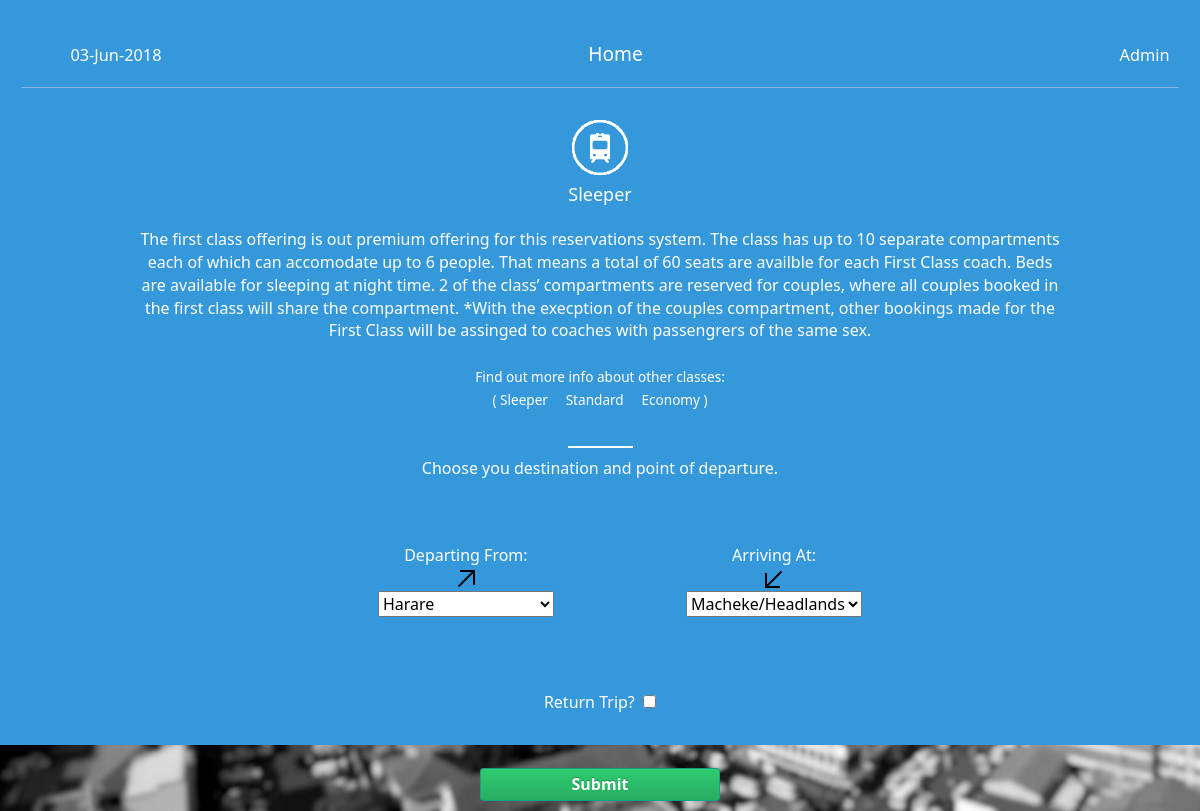
The app's page /about.php?class=SLP with its own data.
### tables this page shows
CREATE TABLE IF NOT EXISTS `class_info` (
  `class_id` varchar(3) NOT NULL DEFAULT '',
  `class_name` tinytext,
  `description` text
);

### about.php (the view, shortened to what this page needs)
<!DOCTYPE html>
<html>
<head>
<link rel="stylesheet" href="customCss.css">
</head>
<body>
 <div class='blue-top'>
		<p>
		    <span>
<?php
include("db_connection.php");
 extract($_GET);
 $qry = "SELECT * FROM class_info WHERE class_id='{$class}'";
 $xqt = mysqli_query($cxn, $qry);
 while ($row = mysqli_fetch_assoc($xqt)) {
     extract($row);
	 echo "<center style='margin-top: 2em;'>",
	 "<img src='img/train.png' class='train-icons'/>",
	 "<h4>$class_name</h4>";
	 echo "<p style='margin: 2% 10% 2% 10%;'>$description</p>";
	 global $cn;
	 $cn = $class_name;
}
 ?>
  <center>
		<small>
		Find out more info about other classes:
		<br/>
        (
		<a href='about.php?class=SLP'><span>Sleeper</span></a>
		<a href='about.php?class=STN'><span>Standard</span></a>
		<a href='about.php?class=ECO'><span>Economy</span></a>
		)
		</small>
	</center>
 </span>
 <br/>
 <img src='img/divider.png'/>
 <br/>
 Choose you destination and point of departure.
 <br/>
 <form method='POST' action='reservations.php?class=<?php echo $cn ?>'>
	  <ul id='traincons'>
	  <li>
	  Departing From:
	  <br/>
	  <img src='icns/right_up-24.png'>
	  <br/>
      <select name='sp' style=' color: black;'>
	      <option value='Harare'>Harare</option>
	  </select>
	  </li>
	  <li>
	  Arriving At:
	  <br/>
	  <img src='icns/left_down-24.png'/>
	  <br/>
	  <select name='ep' style=' color: black;'>
		  <option value='Macheke/Headlands'>Macheke/Headlands</option>
		</select>
		</li>
		</ul>
		<p>Return Trip? &nbsp<input type='checkbox' name="triptype[selection]" value=2></p>
	</div>
	<br/>
		<center>
		<p>
		<input type='submit' value='Submit' id='submit-btn'>
		</p>
		</center>
</body>
</html>

### customCss.css (style rules this page uses)
a, a:visited { text-decoration: none; color: white; }
body { color: black; background-image: url("bg.jpg"); background-attachment: fixed; background-size:cover; background-repeat: no-repeat; font-family: Segoe UI, Arial, sans-serif; font-size: 12pt; }
nav { left: 0px; top: 0px; background: #3498db; list-style: none; display: inline-block; width: 100%; border-bottom: 1px solid #89B0DD; }
nav ul li { padding: .5em; display: inline-block; color: white; font-size: 1.2em; }
select { color: black; }
#submit-btn { width: 20%; font-weight: 575; padding: .25em; border: 1px solid #16a085; border-radius: .2em; color: #FFF; text-shadow: 0px -1px 0px rgba(0, 0, 0, 0.25); background-color: #27ae60; background-image: linear-gradient(to bottom, #2ecc71, #27ae60); background-repeat: repeat-x; transition: .1s all ease-in-out; }
#traincons li { display: inline-table; padding: 4em; }
.blue-top { background: #3498db; height: 100%; padding: 1.3em; position: relative; color: white; }
.train-icons { height: 56x; width: 56px; }

### records on screen
class_info: class_name "Sleeper", description "The first class offering is out premium offering for this reservations system. The class has up to 10 separate compartments each of which can accomodate up to 6 people. That means a total of 60 seats are availble for each First Class coach. Beds are available for sleeping at night time. 2 of the class’ compartments are reserved for couples, where all couples booked in the first class will share the compartment. *With the execption of the couples compartment, other bookings made for the First Class will be assinged to coaches with passengrers of the same sex."
